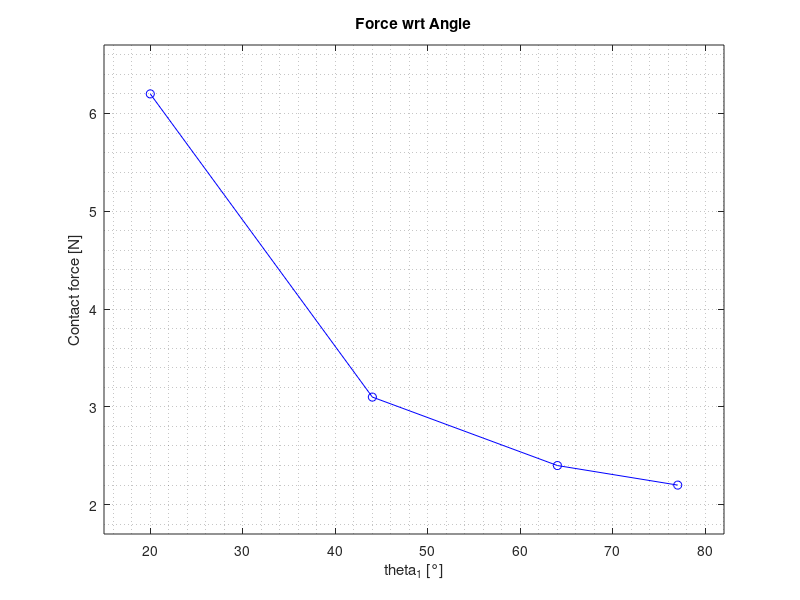
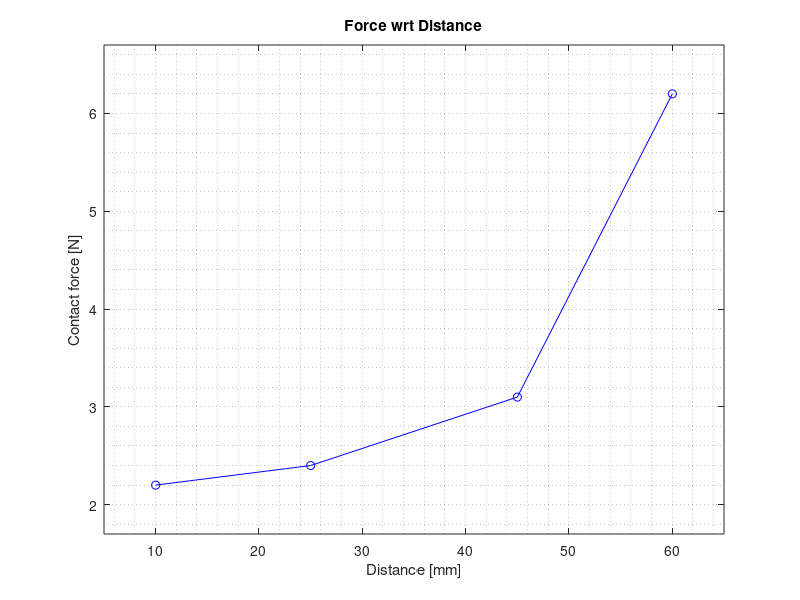

These charts were generated, in order, by the following MATLAB code:
clear all
close all
clc 

%{ 
Si valuta come un prisma rettangolare di egual massa ma di diverse dimensioni 
possa essere preso dal gripper. 

L'oggetto ha massa m=35 gr.

La coppia è fissata a 150 Nmm, la forza è valutata al variare dell'apertura
del gripper.
%}


angle = [77 64 44 20];     %Gradi
force = [2.2 2.4 3.1 6.2]; %N
distance = [10 25 45 60];  %mm


figure(1)
plot(angle,force,'b-o')
grid minor
title('Force wrt Angle')
xlabel("theta_1 [°]")
ylabel("Contact force [N]")
xlim([min(angle) - 5, max(angle) + 5]); 
ylim([min(force) - 0.5, max(force) + 0.5]); 


figure(2)
plot(distance,force,'b-o')
grid minor
title('Force wrt Distance')
xlabel("Distance [mm]")
ylabel("Contact force [N]")
xlim([min(distance) - 5, max(distance) + 5]); 
ylim([min(force) - 0.5, max(force) + 0.5]); 
 
%{
Al diminuire di theta_1 la forza esercitata dal gripper tende ad aumentare.

All'aumentare della distanza tra le falangi del gripper la forza esercitata
dal gripper tende ad aumentare
%}
